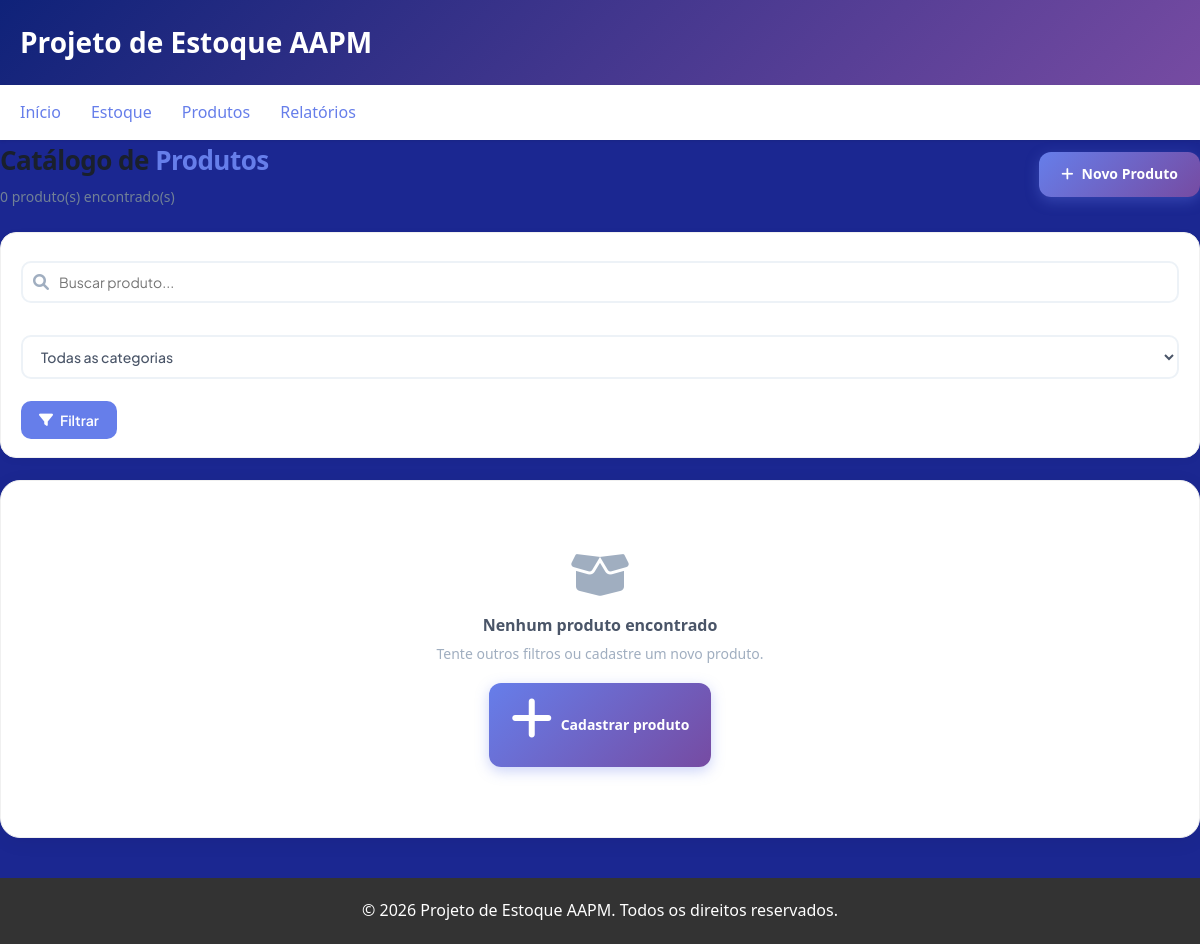
/produtos/ (signed in), run on an earlier commit of the app's database.
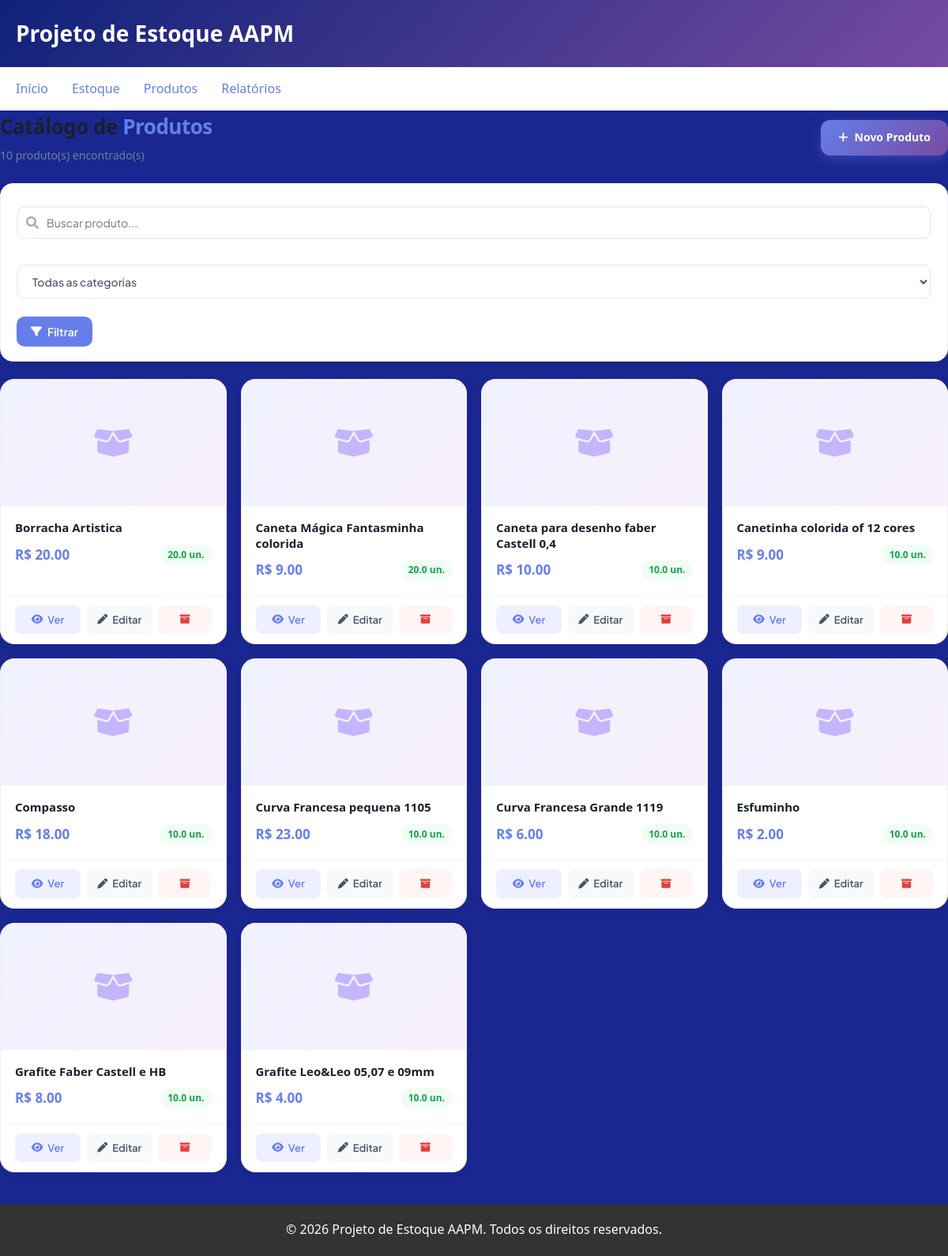
And on a later commit of the database.
### app/models/produto.py (models this page shows, shortened)
class Produto(Base):
    __tablename__ = "produtos"
    id = Column(Integer, primary_key=True, autoincrement=True, index=True)
    nome = Column(String(150), nullable=False, index=True)
    preco = Column(Float, nullable=False, default=0.0)
    estoque_atual = Column(Float, nullable=False, default=0)
    ativo = Column(Boolean, default=True)
    imagem_path = Column(String(255), nullable=True)
    categoria_id = Column(Integer, ForeignKey("categorias.id", ondelete="SET NULL"), nullable=True)
    categoria = relationship("Categoria", back_populates="produtos")

### app/controllers/produto_controller.py (the view)
@router.get("/")
def listar_produtos(
    request: Request,
    busca: str = "",
    categoria_id: int = 0,       # 0 = todas as categorias
    db: Session = Depends(get_db),
    usuario = Depends(get_usuario_logado)
):
    query = db.query(Produto).filter(Produto.ativo == True)
    if busca:
        query = query.filter(Produto.nome.ilike(f"%{busca}%"))
    if categoria_id:
        query = query.filter(Produto.categoria_id == categoria_id)
    produtos    = query.order_by(Produto.nome).all()
    categorias  = db.query(Categoria).filter(Categoria.ativa == True).all()
    return templates.TemplateResponse(
        request,
        "produtos/index.html",
        {
            "request":      request,
            "usuario":      usuario,
            "produtos":     produtos,
            "categorias":   categorias,
            "busca":        busca,
            "categoria_id": categoria_id,
        }
    )

### app/templates/produtos/index.html (shortened to what this page needs)
{% extends "base.html" %}
{% block head %}
<link rel="stylesheet" href="https://cdnjs.cloudflare.com/ajax/libs/font-awesome/6.0.0/css/all.min.css">
{% endblock %}
{% block content %}
<div class="page-header">
  <div>
    <h1 class="page-title">Catálogo de <span>Produtos</span></h1>
    <p style="color:#718096; font-size:14px; margin-top:4px;">{{ produtos|length }} produto(s) encontrado(s)</p>
  </div>
  {% if usuario.role == 'admin' %}
  <a href="/produtos/novo" class="btn-novo"><i class="fas fa-plus"></i> Novo Produto</a>
  {% endif %}
</div>
<form action="/produtos" method="get" class="filters">
  <div class="filter-search">
    <i class="fas fa-search"></i>
    <input type="text" name="busca" placeholder="Buscar produto..." value="{{ busca or '' }}">
  </div>
  <select name="categoria_id" class="filter-select">
    <option value="0">Todas as categorias</option>
  </select>
  <button type="submit" class="btn-filter"><i class="fas fa-filter"></i> Filtrar</button>
</form>
{% if produtos %}
<div class="products-grid">
  {% for p in produtos %}
  <div class="product-card">
    {% if p.imagem_path %}
    <img src="/static/{{ p.imagem_path }}" alt="{{ p.nome }}" class="product-img">
    {% else %}
    <div class="product-img-placeholder"><i class="fas fa-box-open"></i></div>
    {% endif %}
    <div class="product-body">
      <div class="product-name">{{ p.nome }}</div>
      <div class="product-meta">
        <span class="product-price">R$ {{ "%.2f"|format(p.preco) }}</span>
        <span class="product-stock {{ 'stock-zero' if p.estoque_atual == 0 else ('stock-low' if p.estoque_atual <= 5 else 'stock-ok') }}">
          {{ p.estoque_atual }} un.
        </span>
      </div>
    </div>
    <div class="product-footer">
      <a href="/produtos/{{ p.id }}" class="btn-action btn-view">
        <i class="fas fa-eye"></i> Ver
      </a>
      {% if usuario.role == 'admin' %}
      <a href="/produtos/{{ p.id }}/editar" class="btn-action btn-edit">
        <i class="fas fa-pen"></i> Editar
      </a>
      <form action="/produtos/{{ p.id }}/desativar" method="post" class="form-deact">
        <button type="submit" class="btn-action btn-deact"
          onclick="return confirm('Tem certeza que deseja desativar este produto?')">
          <i class="fas fa-archive"></i>
        </button>
      </form>
      {% endif %}
    </div>
  </div>
  {% endfor %}
</div>
{% else %}
<div style="background:white; border-radius:20px; border:1px solid #f0f0f0; box-shadow:0 4px 20px rgba(0,0,0,0.06);">
  <div class="empty-state">
    <i class="fas fa-box-open"></i>
    <p style="font-weight:700; color:#4a5568; font-size:16px;">Nenhum produto encontrado</p>
    <p style="font-size:14px; margin-top:4px;">Tente outros filtros ou cadastre um novo produto.</p>
    {% if usuario.role == 'admin' %}
    <a href="/produtos/novo" class="btn-novo" style="margin-top:18px; display:inline-flex;">
      <i class="fas fa-plus"></i> Cadastrar produto
    </a>
    {% endif %}
  </div>
</div>
{% endif %}
{% endblock %}

### app/templates/base.html (shortened to what this page needs)
<!DOCTYPE html>
<html lang="pt-BR">
<head>
    {% block head %}{% endblock %}
</head>
<body>
    <header>
        <div class="container">
            <h1>Projeto de Estoque AAPM</h1>
        </div>
    </header>
    {% if usuario %}
    <nav>
        <div class="container">
            <ul>
                <li><a href="/">Início</a></li>
                <li><a href="/estoque">Estoque</a></li>
                <li><a href="/produtos">Produtos</a></li>
                <li><a href="/relatorios">Relatórios</a></li>
            </ul>
        </div>
    </nav>
    {% endif %}
    <main>
        {% block content %}{% endblock %}
    </main>
    <footer>
        <p>&copy; 2026 Projeto de Estoque AAPM. Todos os direitos reservados.</p>
    </footer>
</body>
</html>

### app/templates/base.html (style rules this page uses)
* { margin: 0; padding: 0; box-sizing: border-box; }
body { font-family: 'Segoe UI', Tahoma, Geneva, Verdana, sans-serif; background-color: #1b2791; color: #333; line-height: 1.6; min-height: 100vh; }
header { background: linear-gradient(135deg, #0f2279 0%, #764ba2 100%); color: rgb(255, 255, 255); padding: 20px 0; box-shadow: 0 2px 5px rgba(0, 0, 0, 0.1); }
.container { max-width: 1200px; margin: 0 auto; padding: 0 20px; }
h1 { font-size: 28px; font-weight: 600; }
nav { background-color: #fff; box-shadow: 0 1px 3px rgba(0, 0, 0, 0.1); }
nav ul { list-style: none; display: flex; gap: 30px; padding: 15px 0; }
nav a { text-decoration: none; color: #667eea; font-weight: 500; transition: color 0.3s; }
main { padding: 0; min-height: calc(100vh - 150px); }
footer { background-color: #333; color: rgb(255, 255, 255); text-align: center; padding: 20px; margin-top: 40px; }
button, .btn { background-color: #667eea; color: white; padding: 10px 20px; border: none; border-radius: 4px; cursor: pointer; transition: 0.3s; }
input, textarea, select { width: 100%; padding: 10px; margin: 10px 0; border: 1px solid #ddd; border-radius: 4px; }

What changed in the data, as far as the page shows it:
added Produto: nome "Borracha Artistica", preco "20.00", estoque_atual "20.0"
added Produto: nome "Caneta Mágica Fantasminha colorida", preco "9.00", estoque_atual "20.0"
added Produto: nome "Caneta para desenho faber Castell 0,4", preco "10.00", estoque_atual "10.0"
added Produto: nome "Canetinha colorida of 12 cores", preco "9.00", estoque_atual "10.0"
added Produto: nome "Compasso", preco "18.00", estoque_atual "10.0"
added Produto: nome "Curva Francesa pequena 1105", preco "23.00", estoque_atual "10.0"
added Produto: nome "Curva Francesa Grande 1119", preco "6.00", estoque_atual "10.0"
added Produto: nome "Esfuminho", preco "2.00", estoque_atual "10.0"
added Produto: nome "Grafite Faber Castell e HB", preco "8.00", estoque_atual "10.0"
added Produto: nome "Grafite Leo&Leo 05,07 e 09mm", preco "4.00", estoque_atual "10.0"
Also different on the page:
{{ produtos|length }}: "0" → "10"
text no longer shown: "Nenhum produto encontrado Tente outros filtros ou cadastre um novo produto. Cadastrar produto"
